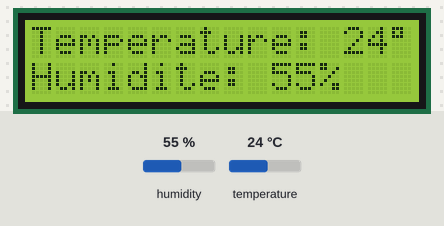
This sketch was run on a simulated Arduino Uno, built with avr-gcc and run on an emulated ATmega328P. Parts: 16×2 character LCD. The test bench sets the inputs (shaded band); at power-on: humidity 55 %, temperature 24 °C. What the sketch prints to the serial monitor is not drawn.

Above: at 1.2 s.
1.3 s: humidity set to 22 %
At 3.0 s:
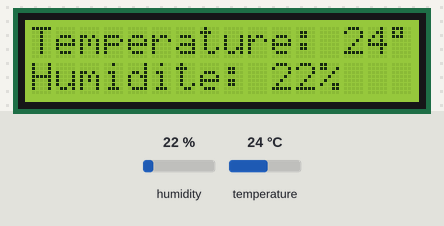
4.0 s: temperature set to 12 °C
At 5.4 s:
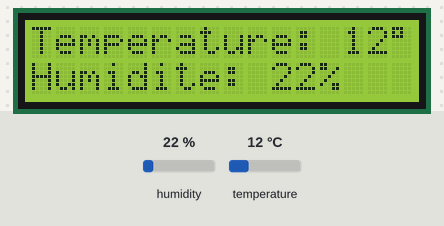
6.7 s: humidity set to 40 %
At 9.1 s:
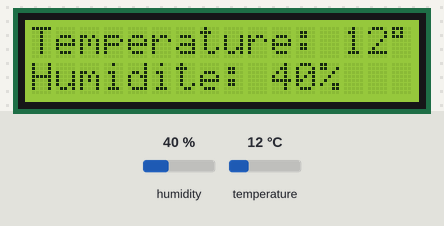
9.6 s: temperature set to 19 °C
At 11.5 s:
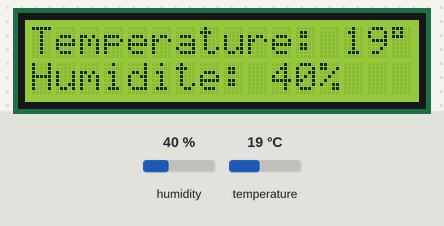
Timing chart, 0 to 13.0 s (numbered marks = the images above; inputs shaded):
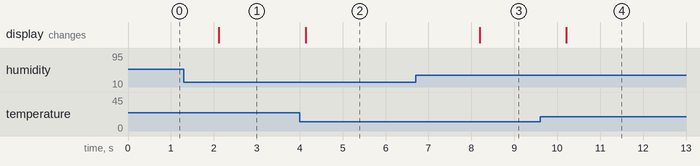

The sketch:

thermometre.ino
```cpp
//Bibliotheque
#include "DHT.h"
#include <LiquidCrystal.h>

// Variables pour le débogage
unsigned long lastDebugTime = 0;     // Dernier moment où le débogage a été effectué
unsigned long debugInterval = 3000;  // Intervalle de débogage en millisecondes (3 secondes)


DHT dht(2, DHT11);                       //definition de la broche du capteur
LiquidCrystal lcd(7, 8, 9, 10, 11, 12);  // definition des broche du lcd

void setup() {
  dht.begin();         //initialisation le capteur
  Serial.begin(9600);  // Débit de communication pour la communication série a 9600 bauds.
  lcd.begin(16, 2);    // définit le type d'écran lcd 16 x 2
}
void loop() {
  float hum = dht.readHumidity();      //lecture de l'humidité
  float temp = dht.readTemperature();  // lecture de la temperature

  if ((temp >= 19) && (temp < 21)) {  //teste si la temperature

    digitalWrite(5, HIGH);  // Led verte allumée
    digitalWrite(6, LOW);   //  Led rouge éteinte
  } else {
    digitalWrite(6, HIGH);  // Led rouge allumée
    digitalWrite(5, LOW);   // Led verte éteinte
  }

  // LCD
  lcd.setCursor(0, 0);
  lcd.print("Temperature: " + String(int(temp)) + ('\xDF'));
  lcd.setCursor(0, 1);
  lcd.print("Humidite: " + String(int(hum)) + ("%"));

  // Débogage
  unsigned long currentTime = millis();
  if (currentTime - lastDebugTime >= debugInterval) {
    // Effectuez le débogage toutes les 3 secondes
    Serial.print("Humidité: ");
    Serial.print(hum);
    Serial.println("%");
    Serial.print("Temperature: ");
    Serial.print(temp);
    Serial.println("°");
    Serial.println("-----------------------------");
    lastDebugTime = currentTime;  // Met à jour le dernier moment du débogage
  }
}
```

Measured:
- after the input at 1.3 s, the display: changes after 0.82 s (image 1)
- after the input at 4.0 s, the display: changes after 0.14 s (image 2)
- after the input at 6.7 s, the display: changes after 1.5 s (image 3)
- after the input at 9.6 s, the display: changes after 0.61 s (image 4)
